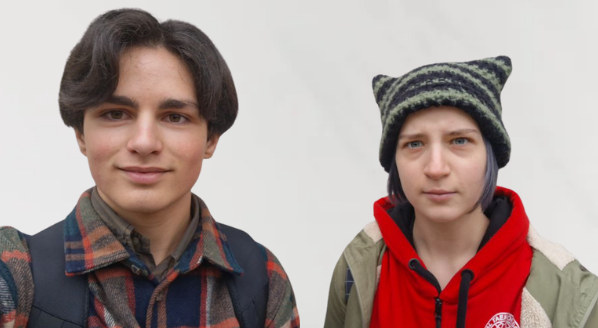
#> input picture Images/selfie.png, 598 x 328 px
$ python HW_lesson4.py
#> lines starting #> are read from the running program, lines starting #| are printed output that depends on the picture; after the words box and inside, x2 and y2 are one past the last pixel; in counts of white or black regions, pixels touching at a corner belong together
import cv2
import numpy as np

img = cv2.imread('Images/selfie.png')
#> img is the input picture: shape (328, 598, 3); mean B, G, R 145.1, 148.2, 167.7
scale = 1.5
img = cv2.resize(img, (int(img.shape[1] // scale), int(img.shape[0] // scale)))
#> img: shape (218, 398, 3)

img_copy = img.copy()
img_copy = cv2.cvtColor(img_copy, cv2.COLOR_BGR2GRAY)
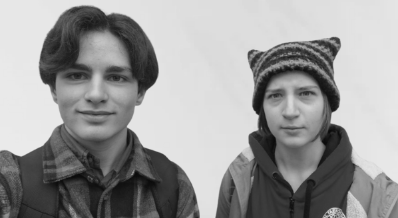
#> img_copy: shape (218, 398); min 10, max 234, mean 153.5
img_copy_color = img.copy()


img_copy = cv2.Canny(img, 500, 100)
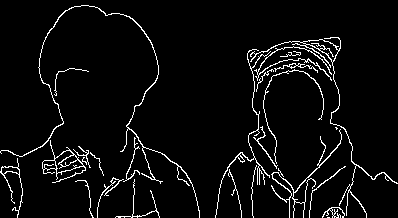
#> img_copy: shape (218, 398); 4.8% white in thin lines or dots
img_copy = cv2.GaussianBlur(img_copy, (7,7), 2)
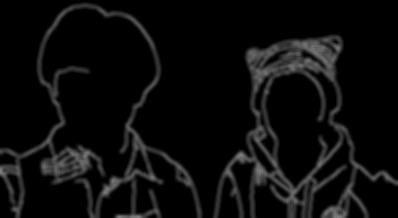
#> img_copy: shape (218, 398); min 0, max 132, mean 12.2
img_copy = cv2.equalizeHist(img_copy)
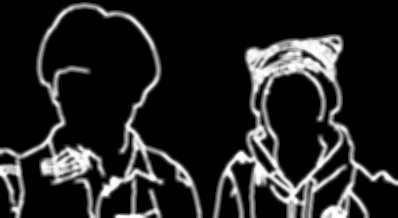
#> img_copy: shape (218, 398); min 0, max 255, mean 36.4

counters, hierarchy = cv2.findContours(img_copy, cv2.RETR_EXTERNAL, cv2.CHAIN_APPROX_SIMPLE)
#> counters = 2 contours; box (x1, y1, x2, y2) and area: (0, 2, 203, 218) 22016, (212, 34, 398, 218) 17802
for cnt in counters:
    area = cv2.contourArea(cnt)
    if area > 1000:
        x, y, w, h = cv2.boundingRect(cnt)
        cv2.drawContours(img_copy_color, [cnt], -1, (0, 255, 0), 1)
        cv2.rectangle(img_copy_color, (x, y), (x + w, y + h), (0, 255, 0), 2)
        text_y = y - 5 if y - 5 > 10 else y + 15
        text = f'x: {x}, y: {y}, S: {int(area)}'
        cv2.putText(img_copy_color, text, (x, text_y), cv2.FONT_HERSHEY_PLAIN, 1, (0, 0, 255), 1)
#> this loop made 2 passes
#> (area, x, y, w, h, text_y, text) on passes 1 to 2: (17802.5, 212, 34, 186, 184, 29, 'x: 212, y: 34, S: 17802'), (22016.5, 0, 2, 203, 216, 17, 'x: 0, y: 2, S: 22016')
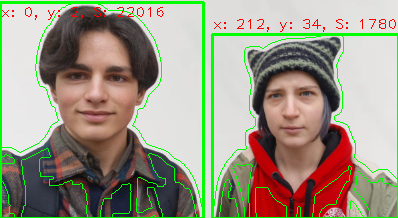
#> img_copy_color: shape (218, 398, 3); mean B, G, R 133, 152, 156.3

cv2.imshow('Myroslava and Andriy', img)
cv2.imshow('Myroslava and Andriy copy', img_copy)
cv2.imshow('Myroslava and Andriy copy color', img_copy_color)

cv2.waitKey(0)
cv2.destroyAllWindows()

$ run again, with Images/myphoto.png copied over Images/selfie.png
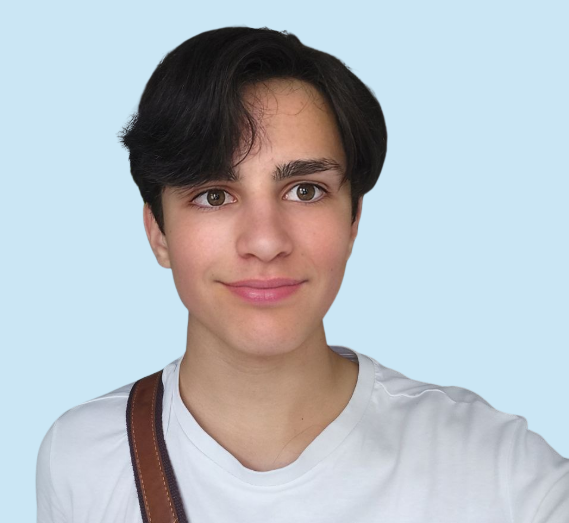
#> input picture Images/myphoto.png, 569 x 523 px
#> img is the input picture: shape (523, 569, 3); mean B, G, R 193, 187.2, 181
#> img: shape (348, 379, 3)
#> `img_copy = cv2.equalizeHist(img_copy)`:
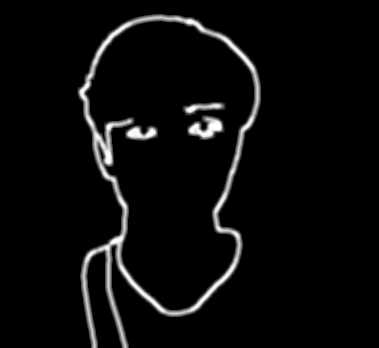
#> img_copy: shape (348, 379); min 0, max 255, mean 10.9
#> counters = 1 contour; box (x1, y1, x2, y2) and area: (77, 14, 261, 348) 40276
#> the loop `for cnt in counters:` made 1 pass
#> (area, x, y, w, h, text_y, text) on pass 1: (40276, 77, 14, 184, 334, 29, 'x: 77, y: 14, S: 40276')
#> after the loop `for cnt in counters:`:
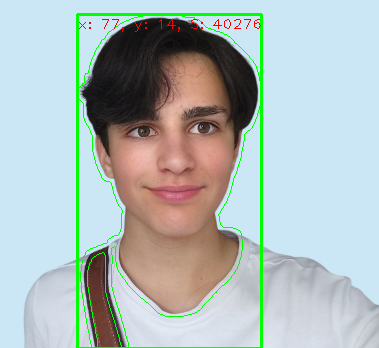
#> img_copy_color: shape (348, 379, 3); mean B, G, R 186.1, 188.1, 175.5
